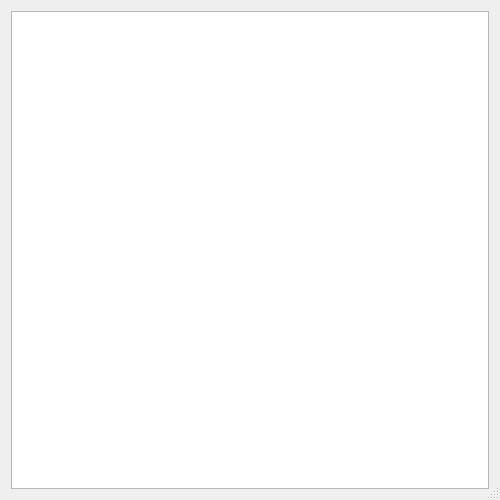
<?xml version="1.0" encoding="UTF-8"?>
<ui version="4.0">
 <class>DialogSchematic</class>
 <widget class="QDialog" name="DialogSchematic">
  <property name="geometry">
   <rect>
    <x>0</x>
    <y>0</y>
    <width>500</width>
    <height>500</height>
   </rect>
  </property>
  <property name="windowTitle">
   <string>Schematic</string>
  </property>
  <property name="sizeGripEnabled">
   <bool>true</bool>
  </property>
  <layout class="QVBoxLayout" name="verticalLayout">
   <item>
    <widget class="WidgetGraphicsView" name="view">
     <property name="renderHints">
      <set>QPainter::Antialiasing|QPainter::HighQualityAntialiasing|QPainter::TextAntialiasing</set>
     </property>
     <property name="dragMode">
      <enum>QGraphicsView::ScrollHandDrag</enum>
     </property>
     <property name="cacheMode">
      <set>QGraphicsView::CacheBackground</set>
     </property>
     <property name="transformationAnchor">
      <enum>QGraphicsView::AnchorUnderMouse</enum>
     </property>
     <property name="resizeAnchor">
      <enum>QGraphicsView::AnchorUnderMouse</enum>
     </property>
    </widget>
   </item>
  </layout>
 </widget>
 <customwidgets>
  <customwidget>
   <class>WidgetGraphicsView</class>
   <extends>QGraphicsView</extends>
   <header location="global">WidgetGraphicsView.h</header>
  </customwidget>
 </customwidgets>
 <resources/>
 <connections/>
</ui>
